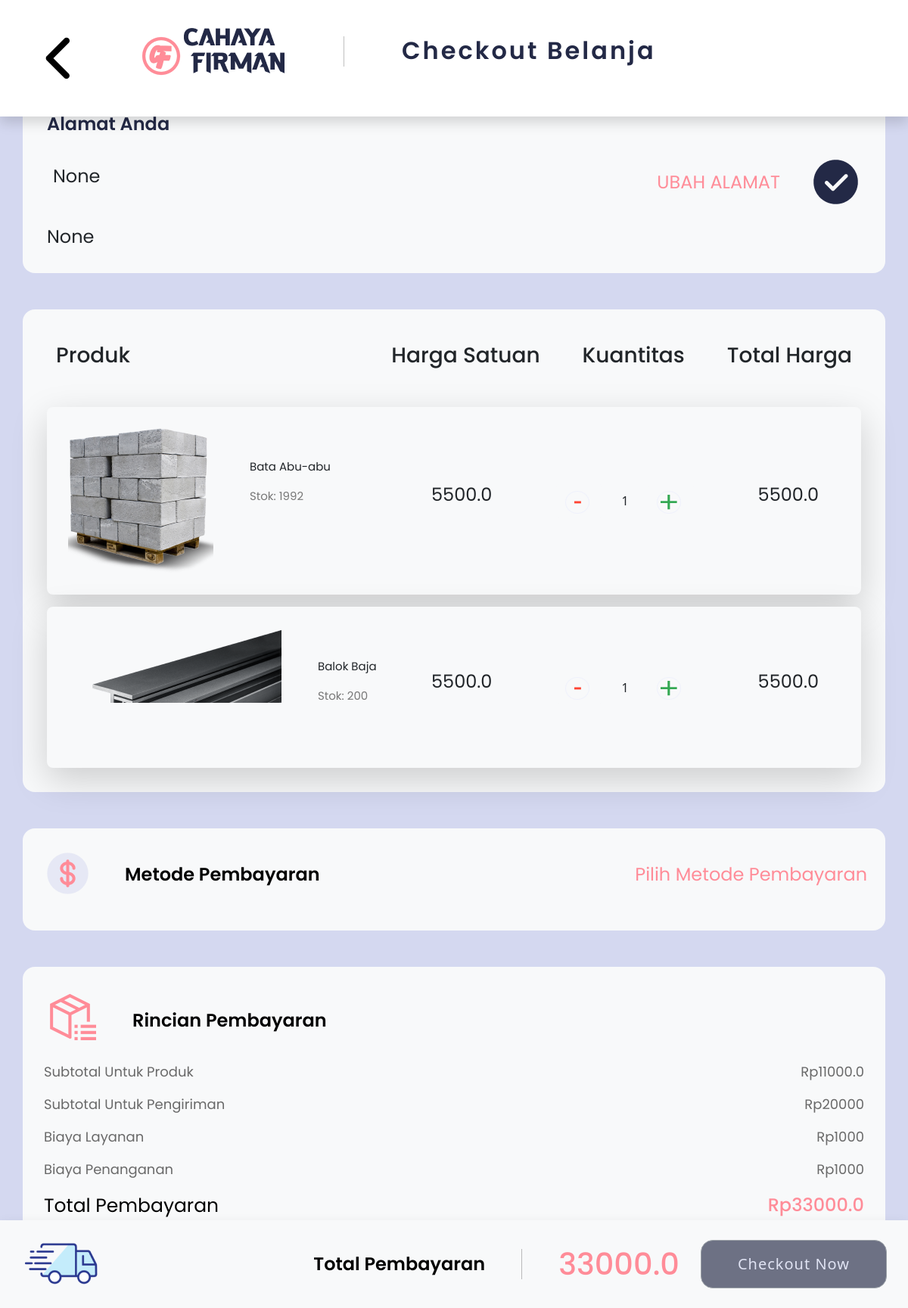
The page /Checkout (signed in) on the database as committed earlier.
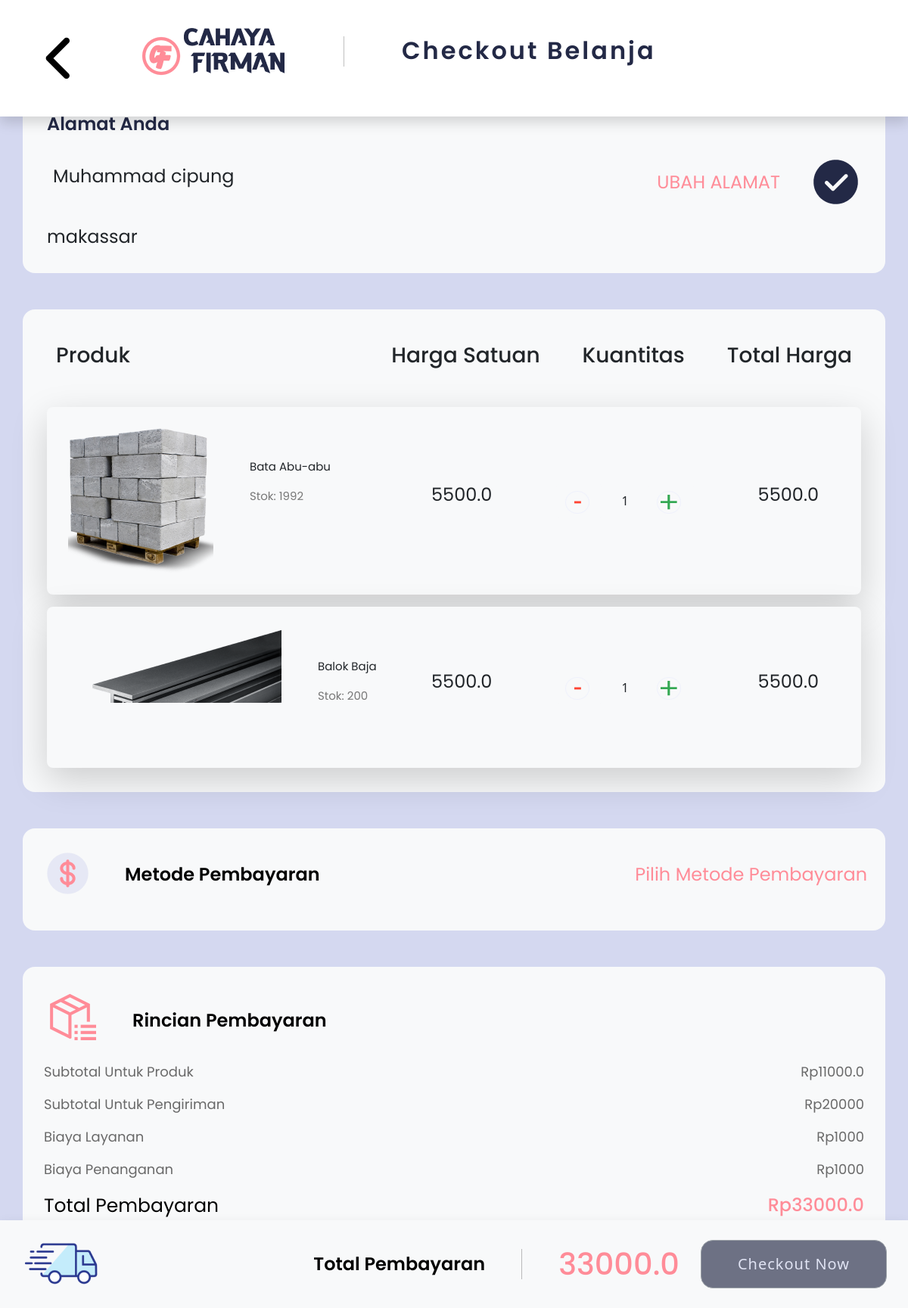
The same page on the database as committed later.
### models/user.py (models this page shows, shortened)
class User(db.Model, UserMixin):
    id_user = db.Column(db.Integer, primary_key=True)
    username = db.Column(db.String(20), nullable=False, unique=True)
    email = db.Column(db.String(120), nullable=False, unique=True)
    password = db.Column(db.String(80), nullable=False)
    fullname = db.Column(db.String(60), nullable=True, unique=False)
    gender = db.Column(db.CHAR(1), nullable=True, unique=False)
    telephone = db.Column(db.Integer, nullable=True, unique=False)
    address = db.Column(db.String(60), nullable=True, unique=False)

### app.py (the view)
@app.route("/Checkout", methods=["GET", "POST"])
@login_required
def Checkout():
    if current_user.session is None or not any(sess.is_active for sess in current_user.session):
        new_session = session(id_user=current_user.id_user, total=0)
        db.session.add(new_session)
        db.session.commit()
    active_session = next(sess for sess in current_user.session if sess.is_active)
    if active_session:
        order_items = Order_items.query.filter_by(id_session=active_session.id_session).all()
        total_price = sum(order_item.quantity * order_item.product.price for order_item in order_items)
        SubPengiriman = 20000
        layanan = 1000
        Penanganan = 1000
        overall_pay = total_price + SubPengiriman + layanan + Penanganan
        return render_template("Checkout.html", user=current_user, order_items=order_items, total_price=total_price, overall_pay=overall_pay)
    flash("No active session to checkout", "danger")
    return redirect(url_for("keranjang"))

### app.py (called while the page is built)
@login_manager.user_loader
def load_user(user_id):
    return User.query.get(int(user_id))

### templates/Checkout.html (shortened to what the changed rows need)
<!DOCTYPE html>
<html>
<head>
    <link rel="stylesheet" type="text/css" href="{{ url_for('static', filename='css/CheckoutUI.css') }}">
    <link href="https://cdn.jsdelivr.net/npm/bootstrap@5.3.2/dist/css/bootstrap.min.css" rel="stylesheet">
</head>
<body style="background-color: #D4D8F0;">
  <div class="d-flex flex-row bg-white shadow fixed-top">
    <div class="p-2"> <h1 class="topnav-hd">Checkout Belanja</h1></div>
  </div>
 <div class="container bg-light rounded-4 top_content">
  <h3 class="ur-address">Alamat Anda</h3>
  <div class="d-flex bd-highlight mb-0">
    {% if order_items %}
  <div class="me-auto p-2 bd-highlight"><p class="user-name">{{ order_items[0].session.user.fullname }}</p></div>
{% endif %}
    <div class="align-self-end"><p class ="ch-address">UBAH ALAMAT</p></div>
    <div class="align-self-start" ><img src="{{ url_for('static', filename='asset/ep_success-filled.png') }}" alt="check" class="success-img"></div>
  </div>
  {% if order_items %}
  <p class="user-address">{{ order_items[0].session.user.address }}</p>
  {% endif %}
 </div>
</body>
</html>

Rows that differ between the two databases and show on the page:
changed User: fullname "None" → "Muhammad cipung"; address "None" → "makassar"
